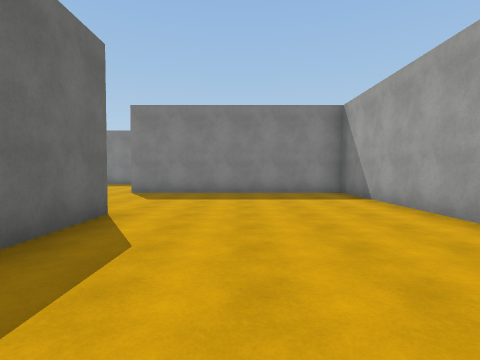
[1] (above)

18 first-person views from a walk through a scene from a Unity 3-D project. The camera is 1.5 m above the floor, tilts 2° down and sees 80° across. The floor is counted in squares, 2 m on a side. Each view is taken from the middle of a square. On the plan, view 1 faces up. The plan holds only what a view shows up to about 10 squares ahead; the rest is blank. The place goes on beyond the plan. The player is left out. Some animated figures are not drawn. Some surface patterns are stand-ins.

[2]
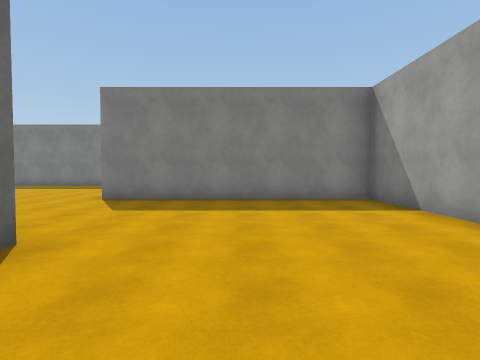

[3]
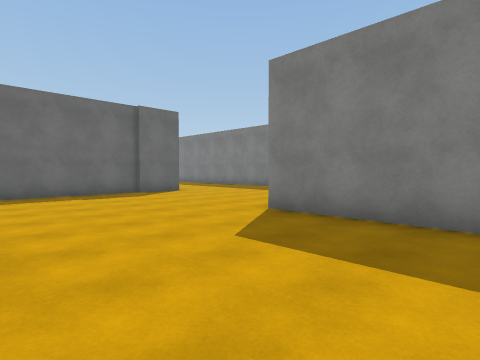

[4]
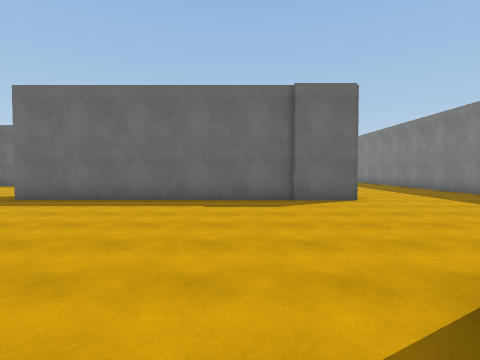

[5]
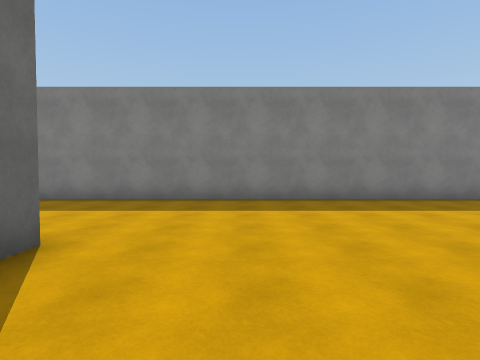

[6]
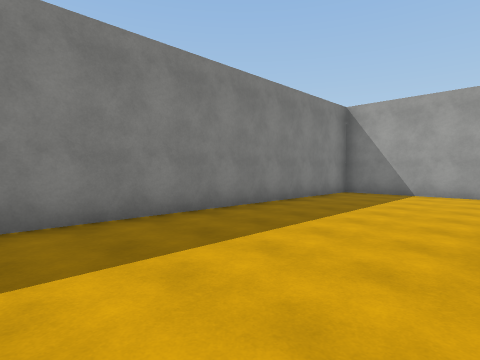

[7]
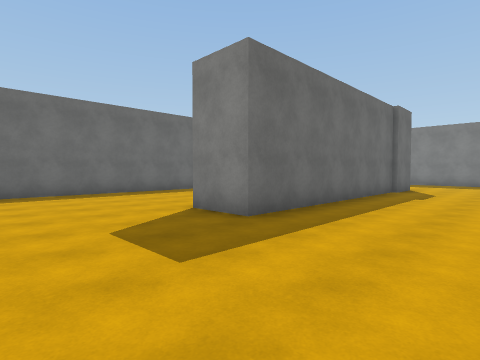

[8]
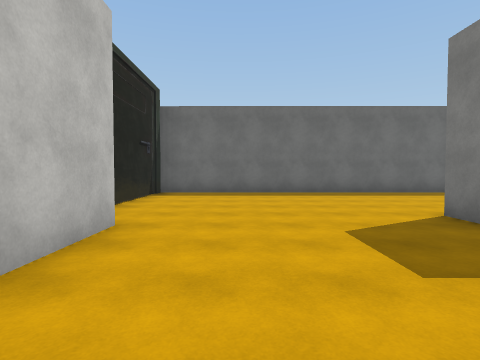

[9]
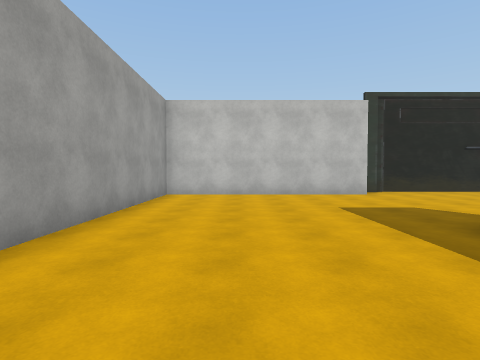

[10]
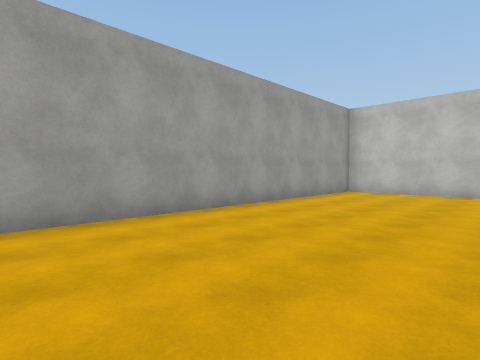

[11]
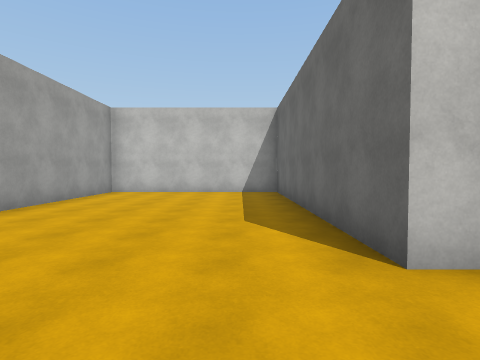

[12]
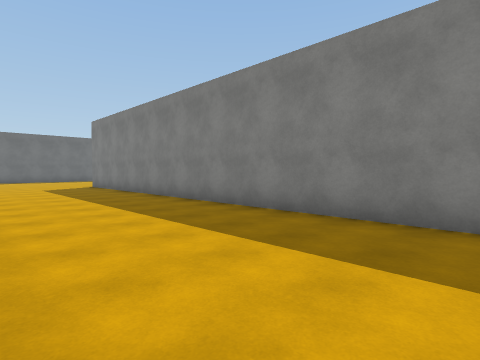

[13]
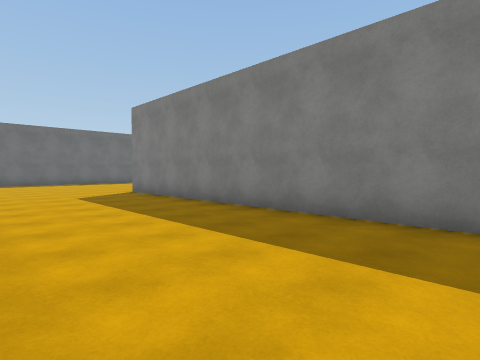

[14]
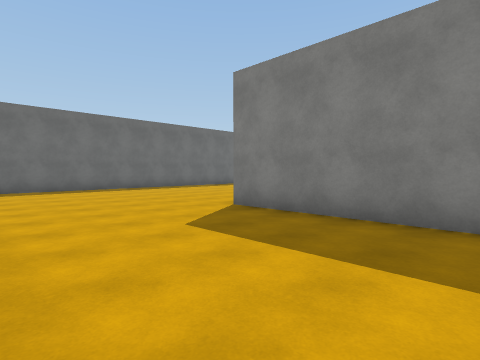

[15]
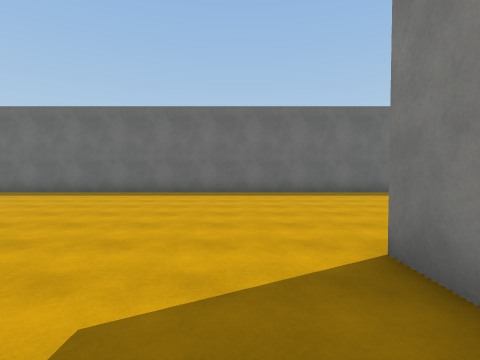

[16]
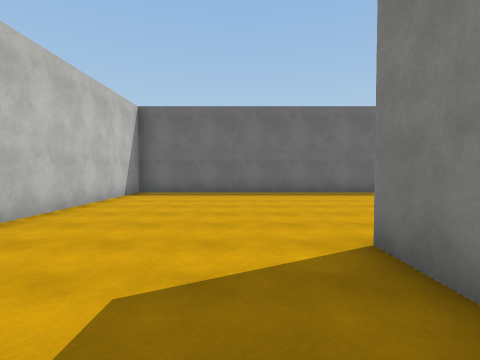

[17]
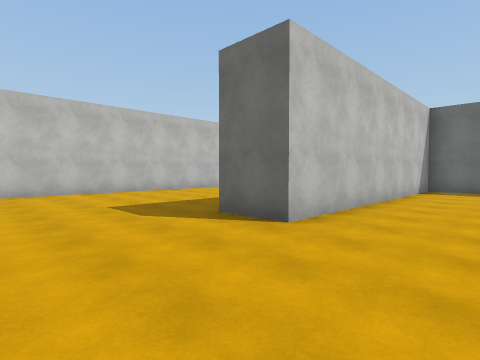

[18]
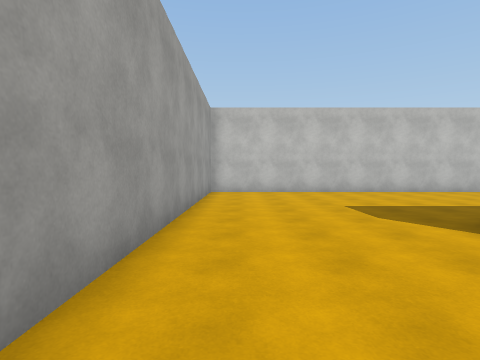

### Floor plan
Points are (right, up) in squares from view 1. A wall is a line through its corners. A room is listed if a view was taken in it or the views show most of it. See-through windows are left out.
Room 1 (views 1, 2, 3, 4, 5, 6, 7, 8, 9, 10, 11, 12, 13, 14, 15, 16, 17, 18)
walls: (-15.5, 5.9) (-15.5, -3.6) (-10.2, -3.6); (-9.2, 9.4) (-9.2, 2.4) (-10.8, 2.4); (-9, 10.9) (-9, 9.2); (-21.5, 9.3) (-22.9, 9.3); (-10, -2.7) (-3.8, -2.7) (-3.8, 3.4); (-2.9, 4.9) (-2.3, 4.9) (-2.3, -2.7) (3.4, -2.7) (3.4, 9.3) (-3.6, 9.3); (-26.2, -2.7) (-17, -2.7) (-17, 5.9); (3.4, 11.8) (3.4, 15.3) (-22.6, 15.3); (-29.5, 19) (-29.5, 4.6) (-21.4, 4.6) (-21.4, 3)

Where each view was taken, in squares from view 1:
view 1: 0 up, 0 right, facing up
view 2: 2 up, 0 right, facing up
view 3: 5 up, 0 right, facing up-left
view 4: 8 up, 2 left, facing left
view 5: 8 up, 7 left, facing up
view 6: 11 up, 6 left, facing up-right
view 7: 1 down, 6 left, facing up-left
view 8: 1 down, 6 left, facing left
view 9: 6 up, 6 left, facing down
view 10: 7 up, 1 left, facing down-right
view 11: 7 up, 1 left, facing down
view 12: 11 up, 9 left, facing up-left
view 13: 11 up, 13 left, facing up-left
view 14: 11 up, 18 left, facing up-left
view 15: 14 up, 20 left, facing left
view 16: 8 up, 20 left, facing left
view 17: 7 up, 18 left, facing down-left
view 18: 7 up, 18 left, facing down
